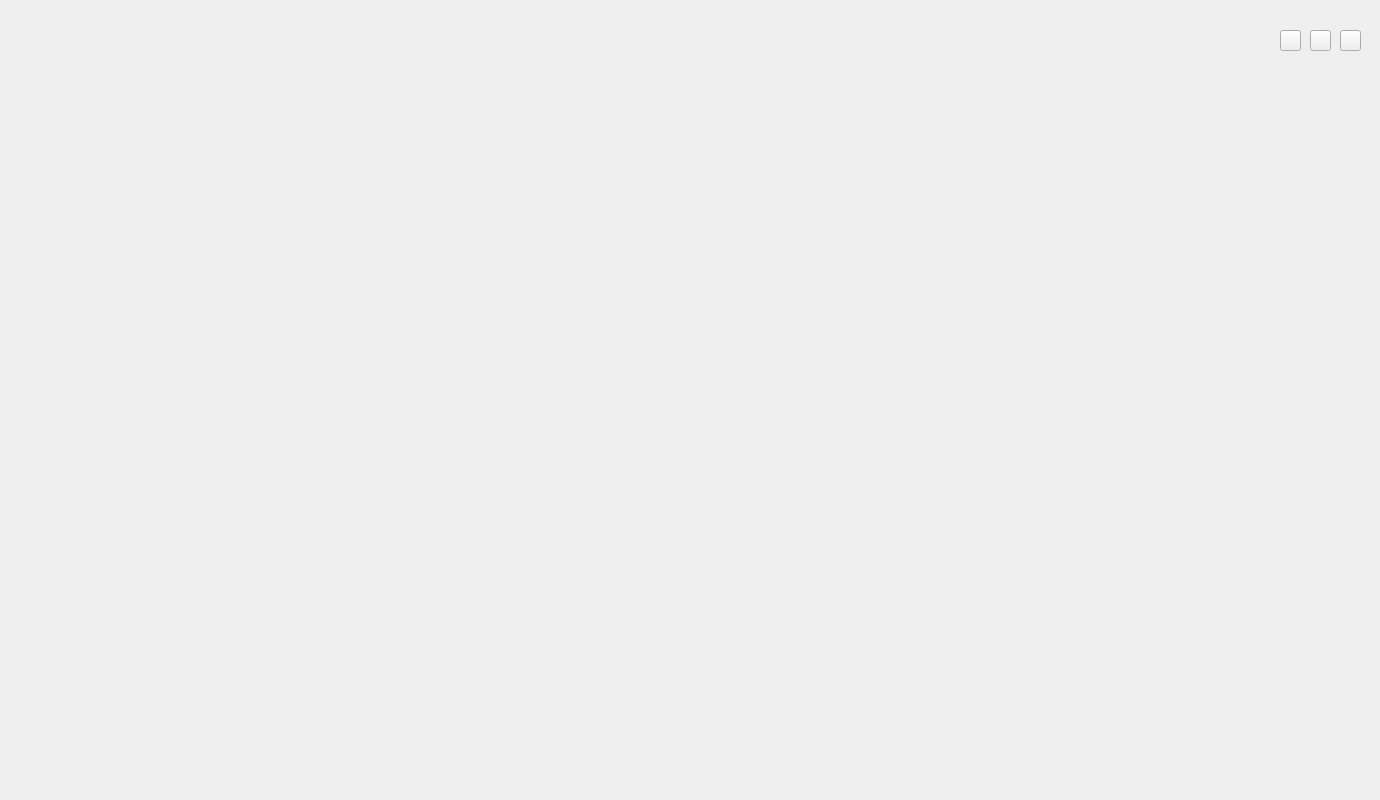
<?xml version="1.0" encoding="UTF-8"?>
<ui version="4.0">
 <class>Widget</class>
 <widget class="QWidget" name="Widget">
  <property name="geometry">
   <rect>
    <x>0</x>
    <y>0</y>
    <width>1380</width>
    <height>800</height>
   </rect>
  </property>
  <property name="windowTitle">
   <string>Widget</string>
  </property>
  <widget class="QLabel" name="label_titleBar">
   <property name="geometry">
    <rect>
     <x>10</x>
     <y>20</y>
     <width>1366</width>
     <height>130</height>
    </rect>
   </property>
   <property name="minimumSize">
    <size>
     <width>1366</width>
     <height>130</height>
    </size>
   </property>
   <property name="text">
    <string/>
   </property>
   <property name="pixmap">
    <pixmap>resource/main/title.png</pixmap>
   </property>
  </widget>
  <widget class="QPushButton" name="pushButton_max">
   <property name="geometry">
    <rect>
     <x>1310</x>
     <y>30</y>
     <width>21</width>
     <height>21</height>
    </rect>
   </property>
   <property name="maximumSize">
    <size>
     <width>21</width>
     <height>21</height>
    </size>
   </property>
   <property name="text">
    <string/>
   </property>
  </widget>
  <widget class="QPushButton" name="pushButton_min">
   <property name="geometry">
    <rect>
     <x>1280</x>
     <y>30</y>
     <width>21</width>
     <height>21</height>
    </rect>
   </property>
   <property name="minimumSize">
    <size>
     <width>21</width>
     <height>21</height>
    </size>
   </property>
   <property name="maximumSize">
    <size>
     <width>21</width>
     <height>21</height>
    </size>
   </property>
   <property name="text">
    <string/>
   </property>
  </widget>
  <widget class="QPushButton" name="pushButton_close">
   <property name="geometry">
    <rect>
     <x>1340</x>
     <y>30</y>
     <width>21</width>
     <height>21</height>
    </rect>
   </property>
   <property name="maximumSize">
    <size>
     <width>21</width>
     <height>21</height>
    </size>
   </property>
   <property name="text">
    <string/>
   </property>
  </widget>
  <widget class="QLabel" name="label">
   <property name="geometry">
    <rect>
     <x>20</x>
     <y>30</y>
     <width>448</width>
     <height>56</height>
    </rect>
   </property>
   <property name="text">
    <string/>
   </property>
   <property name="pixmap">
    <pixmap>resource/main/logo.png</pixmap>
   </property>
  </widget>
 </widget>
 <layoutdefault spacing="6" margin="11"/>
 <resources/>
 <connections/>
</ui>
